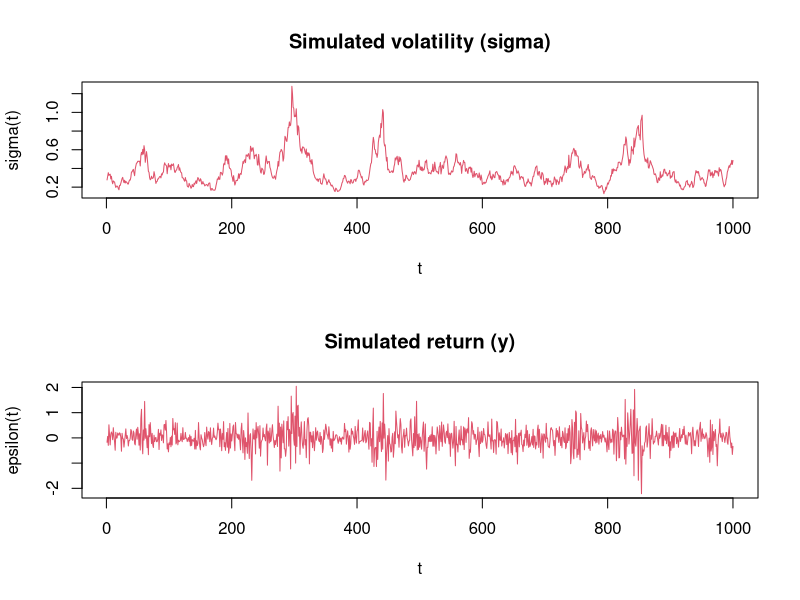

This chart was generated by the following R code:
##
##  Stochastic volatility model
##
##  epsilon(t) = exp(x(t)/2)*z(t), z(t) ~ N(0, 1)
##  x(t) = log(sigma(t)^2)
##  x(t+1) = omega + phi*x(t) + eta(t)
##  eta(t) ~ N(0, sigma_eta^2)
##

##--- initial setup ---##
rm(list=ls())
gc()
gc()
set.seed(1)


##--- set true values ---##

dome <- -0.1    # omega
dphi <- 0.95   # phi
dsig <- 0.2    # sigma_eta


##--- set variables ---##

ns <- 1000     # the number of observations

veps <- vx <- matrix(0, ns, 1)

dinm <- dome / (1 - dphi)      # stationary mean for initial
dimv <- dsig^2 / (1 - dphi^2)  # stationary variance for initial


##--- simulate observations ---##

ve <- rnorm(ns)           # simulation z(t)
veta <- rnorm(ns)         # simulation eta(t)

vx[1] <- dinm + sqrt(dimv) * rnorm(1);
for (t in 1:ns) {
  veps[t] <- exp(vx[t]/2) * ve[t]   # compute return
  if (t < ns) {
    vx[t+1] <- dome + dphi * vx[t] + dsig * veta[t]
  }
}


##--- draw figure ---##

dev.new()
par(mfrow = c(2, 1))
plot(exp(vx/2), type='l',
     col='2', main='Simulated volatility (sigma)',
     xlab='t', ylab='sigma(t)')
plot(veps, type='l',
     col='2', main='Simulated return (y)',
     xlab='t', ylab='epsilon(t)')


##--- output to csv file ---##

write.csv(cbind(veps, vx), "lecture4_data.csv", row.names=FALSE)

